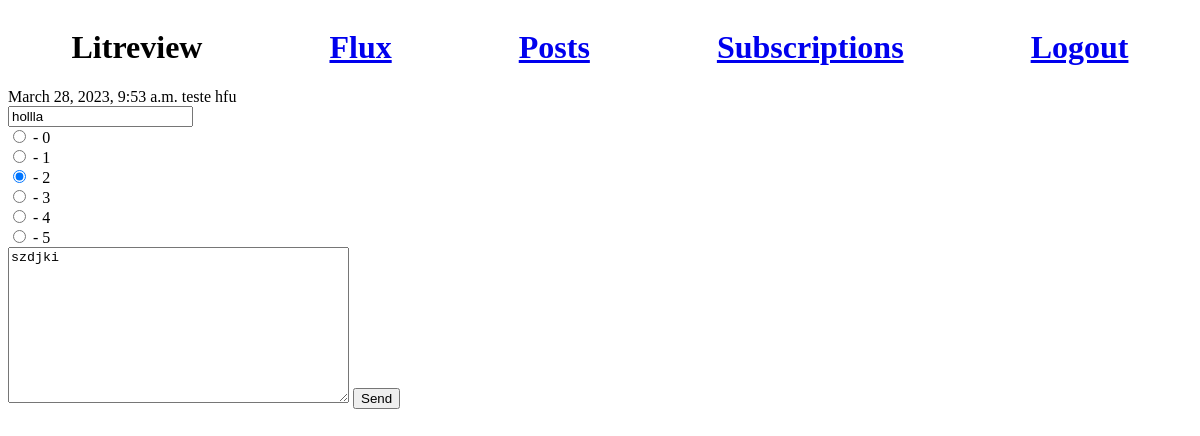
/dashboard/edit_review/2/, run on an earlier commit of the app's database.
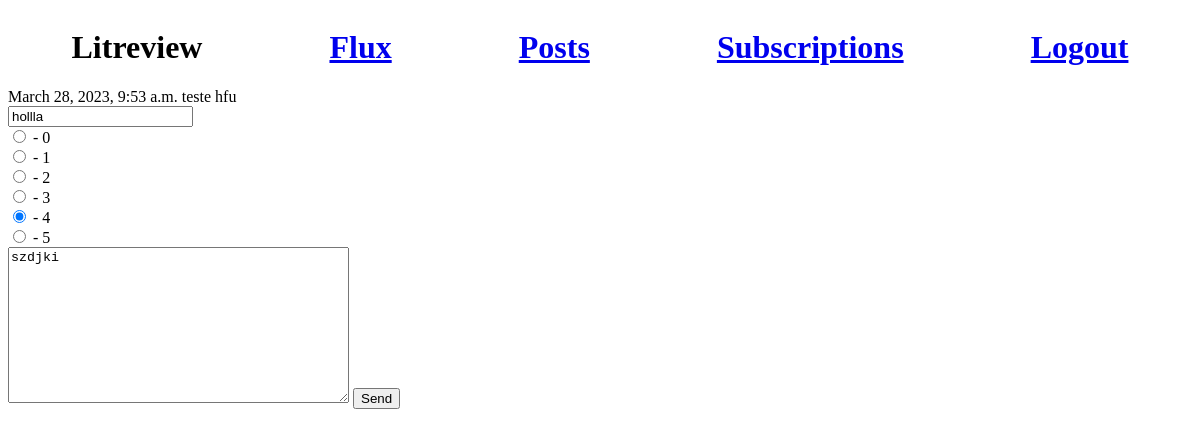
And on a later commit of the database.
### reviews/models.py (models this page shows, shortened)
class Review(models.Model):
    ticket = models.ForeignKey(to=Ticket, on_delete=models.CASCADE)
    rating = models.PositiveSmallIntegerField(validators=[MinValueValidator(0), MaxValueValidator(5)])
    headline = models.CharField(max_length=128)
    body = models.TextField(max_length=8192, blank=True)
    user = models.ForeignKey(to=settings.AUTH_USER_MODEL, on_delete=models.CASCADE)
    time_created = models.DateTimeField(auto_now_add=True)

class Ticket(models.Model):
    title = models.CharField(max_length=128)
    slug = models.SlugField(max_length=128)
    description = models.TextField(max_length=2048, blank=True)
    user = models.ForeignKey(to=settings.AUTH_USER_MODEL, on_delete=models.CASCADE)
    image = models.ImageField(null=True, blank=True, upload_to='images')
    time_created = models.DateTimeField(auto_now_add=True)

### reviews/views.py (the view)
# urls.py: path("edit_review/<int:id_review>/", edit_review, name="review-edit"),
def edit_review(request, id_review):
    instance = get_object_or_404(Review, id=id_review)
    review = Review.objects.filter(id=id_review)
    if request.method == "POST":
        form = NewReviewForm(request.POST, instance=instance)
        if form.is_valid():
            edited_review = form.save(commit=False)
            edited_review.user = request.user
            edited_review.save()
            return redirect("reviews-posts")
    else:
        form = NewReviewForm(instance=instance)
    return render(request, "reviews/edit_review.html", {"form": form, "review": review})

### reviews/forms.py
class NewReviewForm(forms.ModelForm):
    headline = forms.CharField(
        label="Title",
        max_length=200,
        widget=forms.TextInput()
    )
    rating = forms.ChoiceField(
        initial=0,
        label="Rating",
        widget=forms.RadioSelect(),
        choices = STARS
    )
    body = forms.CharField(
        label="Review",
        max_length=8000,
        widget=forms.Textarea(),
        required=False
    )
    class Meta:
        model = Review
        fields = ['headline', 'rating', 'body']

### reviews/templates/reviews/edit_review.html (shortened to what this page needs)
{% extends 'base.html' %}
{% block content %}
{% for i in review %}
    {{ i.ticket.time_created }}
    {{ i.ticket.title }}
    {{ i.ticket.description }}
{% endfor %}
<form method="POST">
    {% for i in form %}
        {{ i }}
    {% endfor %}
    <input  type="submit" value="Send" />
</form>
{% endblock %}

What changed in the data, as far as the page shows it:
changed Review "hollla": rating "☐ - 0 ☐ - 1 ☑ - 2 ☐ - 3 ☐ - 4 ☐ - 5" → "☐ - 0 ☐ - 1 ☐ - 2 ☐ - 3 ☑ - 4 ☐ - 5"
